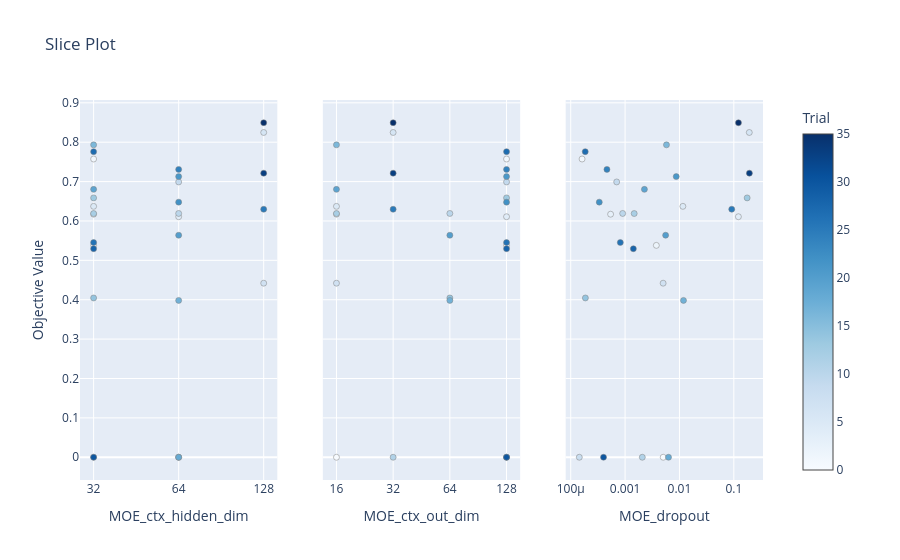

Notebook source saved alongside this figure:
### Code cell
fig_slice = plot_slice(study, params=params_to_plot_MOE_AUX)
fig_slice.show()

### Figure 1 — Plotly figure (JSON) as saved in the notebook; plotly's stock layout.template omitted (floating-point values rounded to 4 significant figures)
{"data": [{"marker": {"color": [0, 1, 2, 3, 4, 5, 6, 7, 8, 9, 10, 11, 12, 13, 14, 16, 17, 18, 19, 20, 21, 22, 24, 25, 26, 27, 28, 30, 33, 35], "colorbar": {"title": {"text": "Trial"}, "x": 1, "xpad": 40}, "colorscale": [[0, "rgb(247,251,255)"], [0.125, "rgb(222,235,247)"], [0.25, "rgb(198,219,239)"], [0.375, "rgb(158,202,225)"], [0.5, "rgb(107,174,214)"], [0.625, "rgb(66,146,198)"], [0.75, "rgb(33,113,181)"], [0.875, "rgb(8,81,156)"], [1, "rgb(8,48,107)"]], "line": {"color": "Grey", "width": 0.5}, "showscale": true}, "mode": "markers", "name": "Feasible Trial", "showlegend": false, "type": "scatter", "x": [32, 32, 32, 32, 64, 32, 128, 128, 64, 64, 64, 64, 32, 32, 32, 32, 64, 64, 32, 64, 64, 64, 64, 128, 32, 32, 32, 32, 128, 128], "xaxis": "x", "y": [0, 0.7573, 0.538, 0.6172, 0.6107, 0.6371, 0.8247, 0.442, 0, 0.6991, 0.6191, 0, 0.6189, 0.6585, 0.4045, 0.7932, 0.3982, 0, 0.6802, 0.5637, 0.7126, 0.6478, 0.7309, 0.6298, 0.5453, 0.776, 0.5295, 0, 0.7214, 0.8494], "yaxis": "y"}, {"marker": {"color": [0, 1, 2, 3, 4, 5, 6, 7, 8, 9, 10, 11, 12, 13, 14, 16, 17, 18, 19, 20, 21, 22, 24, 25, 26, 27, 28, 30, 33, 35], "colorbar": {"title": {"text": "Trial"}, "x": 1, "xpad": 40}, "colorscale": [[0, "rgb(247,251,255)"], [0.125, "rgb(222,235,247)"], [0.25, "rgb(198,219,239)"], [0.375, "rgb(158,202,225)"], [0.5, "rgb(107,174,214)"], [0.625, "rgb(66,146,198)"], [0.75, "rgb(33,113,181)"], [0.875, "rgb(8,81,156)"], [1, "rgb(8,48,107)"]], "line": {"color": "Grey", "width": 0.5}, "showscale": false}, "mode": "markers", "name": "Feasible Trial", "showlegend": false, "type": "scatter", "x": [16, 128, 128, 16, 128, 16, 32, 16, 128, 128, 64, 32, 16, 128, 64, 16, 64, 128, 16, 64, 128, 128, 128, 32, 128, 128, 128, 128, 32, 32], "xaxis": "x2", "y": [0, 0.7573, 0.538, 0.6172, 0.6107, 0.6371, 0.8247, 0.442, 0, 0.6991, 0.6191, 0, 0.6189, 0.6585, 0.4045, 0.7932, 0.3982, 0, 0.6802, 0.5637, 0.7126, 0.6478, 0.7309, 0.6298, 0.5453, 0.776, 0.5295, 0, 0.7214, 0.8494], "yaxis": "y2"}, {"marker": {"color": [0, 1, 2, 3, 4, 5, 6, 7, 8, 9, 10, 11, 12, 13, 14, 16, 17, 18, 19, 20, 21, 22, 24, 25, 26, 27, 28, 30, 33, 35], "colorbar": {"title": {"text": "Trial"}, "x": 1, "xpad": 40}, "colorscale": [[0, "rgb(247,251,255)"], [0.125, "rgb(222,235,247)"], [0.25, "rgb(198,219,239)"], [0.375, "rgb(158,202,225)"], [0.5, "rgb(107,174,214)"], [0.625, "rgb(66,146,198)"], [0.75, "rgb(33,113,181)"], [0.875, "rgb(8,81,156)"], [1, "rgb(8,48,107)"]], "line": {"color": "Grey", "width": 0.5}, "showscale": false}, "mode": "markers", "name": "Feasible Trial", "showlegend": false, "type": "scatter", "x": [0.005022, 0.0001617, 0.003755, 0.0005413, 0.1213, 0.01156, 0.1924, 0.005006, 0.0001438, 0.0007001, 0.000902, 0.002073, 0.00147, 0.1757, 0.0001862, 0.005767, 0.01186, 0.006293, 0.002266, 0.005567, 0.008717, 0.000335, 0.0004634, 0.09149, 0.0008162, 0.0001849, 0.001419, 0.0004012, 0.1932, 0.1216], "xaxis": "x3", "y": [0, 0.7573, 0.538, 0.6172, 0.6107, 0.6371, 0.8247, 0.442, 0, 0.6991, 0.6191, 0, 0.6189, 0.6585, 0.4045, 0.7932, 0.3982, 0, 0.6802, 0.5637, 0.7126, 0.6478, 0.7309, 0.6298, 0.5453, 0.776, 0.5295, 0, 0.7214, 0.8494], "yaxis": "y3"}], "layout": {"title": {"text": "Slice Plot"}, "xaxis": {"anchor": "y", "categoryarray": [32, 64, 128], "categoryorder": "array", "domain": [0, 0.2889], "title": {"text": "MOE_ctx_hidden_dim"}, "type": "category"}, "xaxis2": {"anchor": "y2", "categoryarray": [16, 32, 64, 128], "categoryorder": "array", "domain": [0.3556, 0.6444], "title": {"text": "MOE_ctx_out_dim"}, "type": "category"}, "xaxis3": {"anchor": "y3", "domain": [0.7111, 1], "title": {"text": "MOE_dropout"}, "type": "log"}, "yaxis": {"anchor": "x", "domain": [0, 1], "title": {"text": "Objective Value"}}, "yaxis2": {"anchor": "x2", "domain": [0, 1], "matches": "y", "showticklabels": false}, "yaxis3": {"anchor": "x3", "domain": [0, 1], "matches": "y", "showticklabels": false}}}
